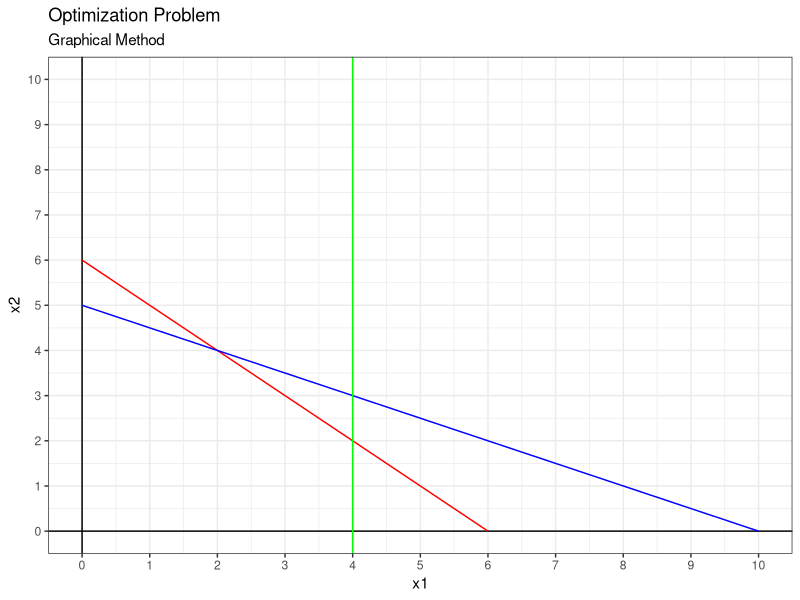
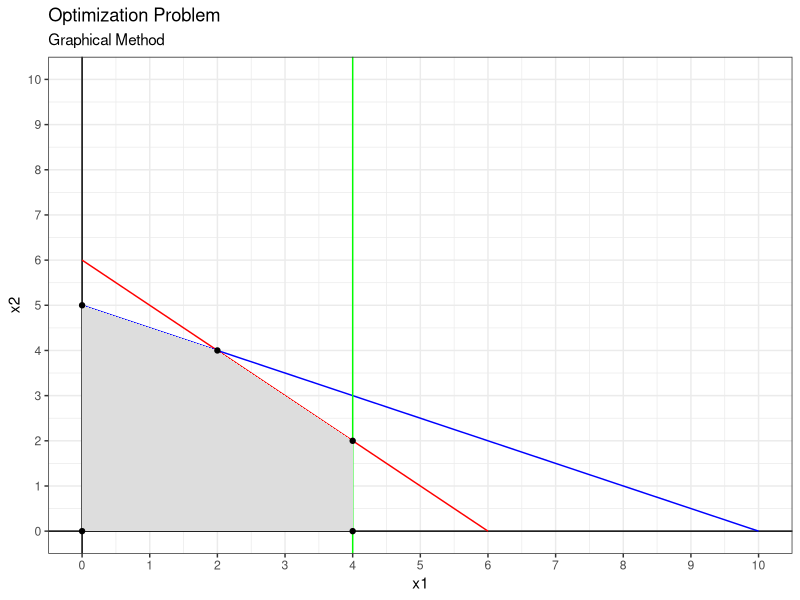
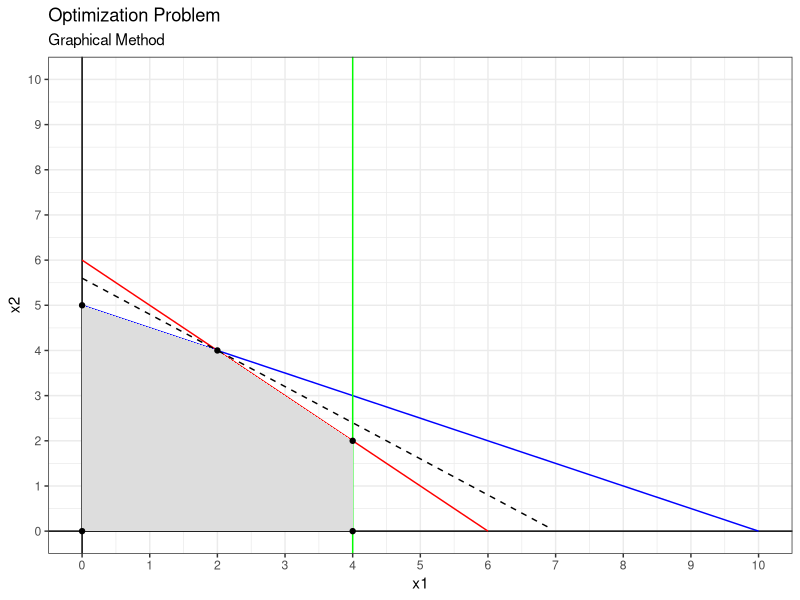

These figures' R source, in order:
#Max z= 4x1+5x2
#s.t.c
#6x1+6x2<=36
#x1+2x2<=10
#x1<=4
#x1,x2>=0

#As a first step, in order to plot the lines 
#corresponding to each constraint, we must transform them into
#equalities.

# Define constraints
cons.1 <- function(x) 6 - x  
cons.2 <- function(x) 5 - 0.5*x
# cons.3 x1 = 4 (plotted using geom_vline)
# cons.4 x1 = 0 (defined by setting x1 axis limits)
# cons.5 x2 = 0 (defined by setting x2 axis limits)

#Next, the transformed constraints must be plotted
#in a two-dimensional space plot.

# Import ggplot2 package
library(ggplot2)

# Build plot
p <- ggplot(data = data.frame(x = 0), aes(x = x)) +
  
  # Add axes
  geom_vline(xintercept = 0) +
  geom_hline(yintercept = 0) +
  
  # Add constraints lines
  stat_function(colour = "Red", fun = cons.1) +
  stat_function(colour = "Blue", fun = cons.2) +
  geom_vline(xintercept = 4, colour = "Green") +
  
  # Specify axes breaks and limits
  scale_x_continuous(breaks = seq(0, 10, 1), lim = c(0, 10)) +
  scale_y_continuous(breaks = seq(0, 10, 1), lim = c(0, 10)) +
  
  # Define labels
  labs(title = "Optimization Problem",
       subtitle = "Graphical Method",
       x = "x1",
       y = "x2") +
  
  # Add black and white theme
  theme_bw()

# Print plot
print(p)

# Now that the constraints equations have been plotted, 
# the next step consists in defining the feasible region, 
# which is the polygon (i.e. area plot) where all constraints 
# original inequalities are met.

# Define feasible region polygon
feasible_region = data.frame(x = c(0, 4, 4, 2, 0), y = c(0, 0, 2, 4, 5))

# Add feasible region to current plot
p <- p + geom_polygon(data = feasible_region, mapping = aes(x = x, y = y), fill = "#dddddd") +
  geom_point(data = feasible_region, aes(x = x, y = y), color = "Black")

# Print plot
print(p)

# The feasible region above contains all the possible combinations 
# of x1 and x2 that satisfy the given constraints. 
# However, the optimum solution of the problem will 
# be located in one of its corner points, 
# either (0,0), (4,0), (4,2), (2,4) or (0,5).
# To identify the corner point that represents 
# the optimum solution, the objective function 
# needs be plotted next. Once plotted, 
# the objective function line will be gradually
# displaced to the right all the way before exiting 
# the feasible region. The last point the objective function
# line touches before exiting the feasible region represents 
# the optimum solution of the problem (i.e. the combination
# of x1 and x2 values that maximize the value of z).

# Visualize objective function displacement again
z.solution <- function(x) -0.8*x + 5.6   # (the + 5.6 constant is just for displacement visualization purposes)\

# Visualize objective function displacement - solution
p <- p + stat_function(colour = "Black", fun = z.solution, lty=2)

# Print plot
print(p)